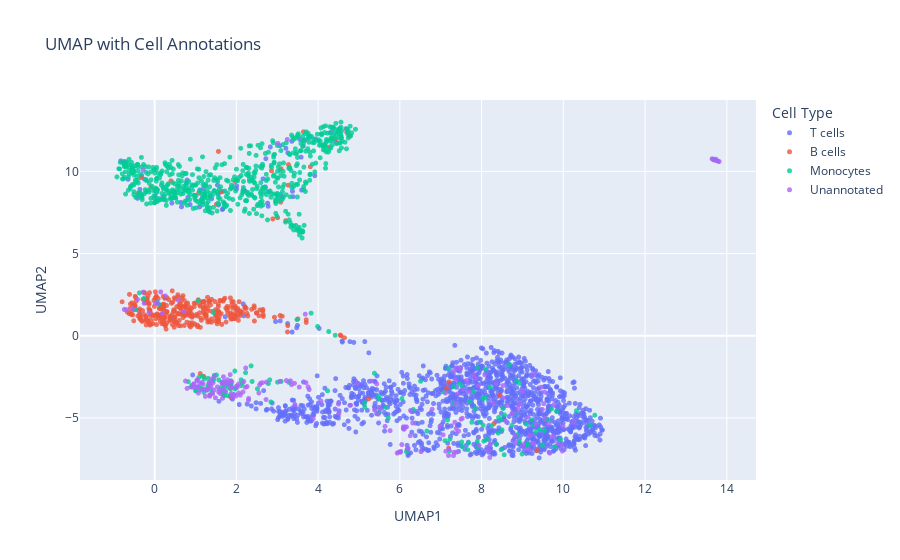

The code cell stored with this chart in its notebook:
### Code cell
# Example Usage
if __name__ == "__main__":
    # Load example single-cell data (AnnData format)
    adata = sc.datasets.pbmc3k()  # Example dataset
    sc.pp.normalize_total(adata, target_sum=1e4)
    sc.pp.log1p(adata)

    # Example custom gene list and annotation map
    example_gene_list = ["CD3D", "CD79A", "LYZ"]  # Example marker genes for T-cells, B-cells, Monocytes
    annotation_map = {
        "CD3D": "T cells",
        "CD79A": "B cells",
        "LYZ": "Monocytes"
    }

    # Annotate cells
    adata = annotate_cells(adata, method="custom_gene_list", gene_list=example_gene_list, annotation_map=annotation_map)

    # Visualize annotations on UMAP
    fig = visualize_annotations_on_umap(adata, annotations_column="annotations", n_pcs=50)
    fig.show()

### Figure 1 — Plotly figure (JSON) as saved in the notebook; plotly's stock layout.template omitted (floating-point values rounded to 4 significant figures; data arrays with more than 128 entries replaced by an {"elided": "..."} marker saying what was removed)
{"data": [{"hovertemplate": "Cell Type=T cells<br>UMAP1=%{x}<br>UMAP2=%{y}<extra></extra>", "legendgroup": "T cells", "marker": {"color": "#636efa", "opacity": 0.8, "size": 5, "symbol": "circle"}, "mode": "markers", "name": "T cells", "showlegend": true, "type": "scattergl", "x": {"elided": "1399 float values"}, "xaxis": "x", "y": {"elided": "1399 float values"}, "yaxis": "y"}, {"hovertemplate": "Cell Type=B cells<br>UMAP1=%{x}<br>UMAP2=%{y}<extra></extra>", "legendgroup": "B cells", "marker": {"color": "#EF553B", "opacity": 0.8, "size": 5, "symbol": "circle"}, "mode": "markers", "name": "B cells", "showlegend": true, "type": "scattergl", "x": {"elided": "344 float values"}, "xaxis": "x", "y": {"elided": "344 float values"}, "yaxis": "y"}, {"hovertemplate": "Cell Type=Monocytes<br>UMAP1=%{x}<br>UMAP2=%{y}<extra></extra>", "legendgroup": "Monocytes", "marker": {"color": "#00cc96", "opacity": 0.8, "size": 5, "symbol": "circle"}, "mode": "markers", "name": "Monocytes", "showlegend": true, "type": "scattergl", "x": {"elided": "754 float values"}, "xaxis": "x", "y": {"elided": "754 float values"}, "yaxis": "y"}, {"hovertemplate": "Cell Type=Unannotated<br>UMAP1=%{x}<br>UMAP2=%{y}<extra></extra>", "legendgroup": "Unannotated", "marker": {"color": "#ab63fa", "opacity": 0.8, "size": 5, "symbol": "circle"}, "mode": "markers", "name": "Unannotated", "showlegend": true, "type": "scattergl", "x": {"elided": "203 float values"}, "xaxis": "x", "y": {"elided": "203 float values"}, "yaxis": "y"}], "layout": {"legend": {"title": {"text": "Cell Type"}, "tracegroupgap": 0}, "title": {"text": "UMAP with Cell Annotations"}, "xaxis": {"anchor": "y", "domain": [0, 1], "title": {"text": "UMAP1"}}, "yaxis": {"anchor": "x", "domain": [0, 1], "title": {"text": "UMAP2"}}}}
